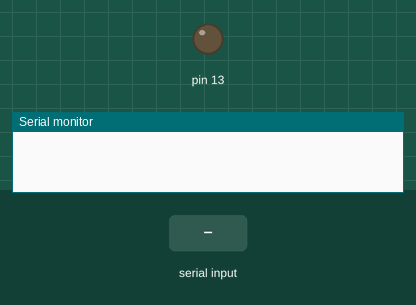
A sketch run on a simulated Arduino Uno, built with avr-gcc and run on an emulated ATmega328P. Parts: output pins drawn as LEDs (lit = HIGH), the last lines printed to the serial monitor. Inputs (shaded band) come from the test bench.

Above: at 1.2 s.
1.3 s: "1" received over Serial
At 2.0 s:
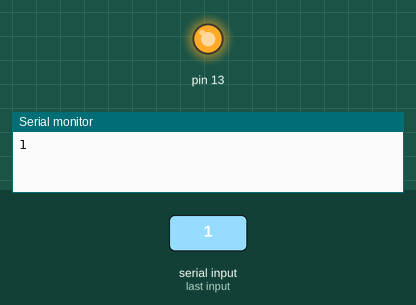
2.8 s: "0" received over Serial
At 3.2 s:
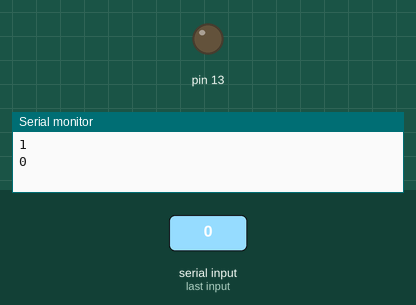
Timing chart, 0 to 5.8 s (numbered marks = the images above; inputs shaded):
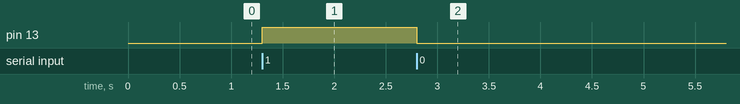

Measured:
- after the input at 1.3 s, pin 13: LOW → HIGH at once
- after the input at 2.8 s, pin 13: HIGH → LOW at once

The sketch:

bluetooth_test_led.ino
```cpp
void setup()
{
Serial.begin(38400);
 pinMode(13, OUTPUT);
 }

void loop()
{
 if(Serial.available()>0)
   {
      char data= Serial.read(); // reading the data received from the bluetooth module
      switch(data)
      {
        case '1': digitalWrite(13, HIGH);break;
        case '0': digitalWrite(13, LOW);break;
        default : break;
      }
      Serial.println(data);
   }
   delay(50);
}
```
